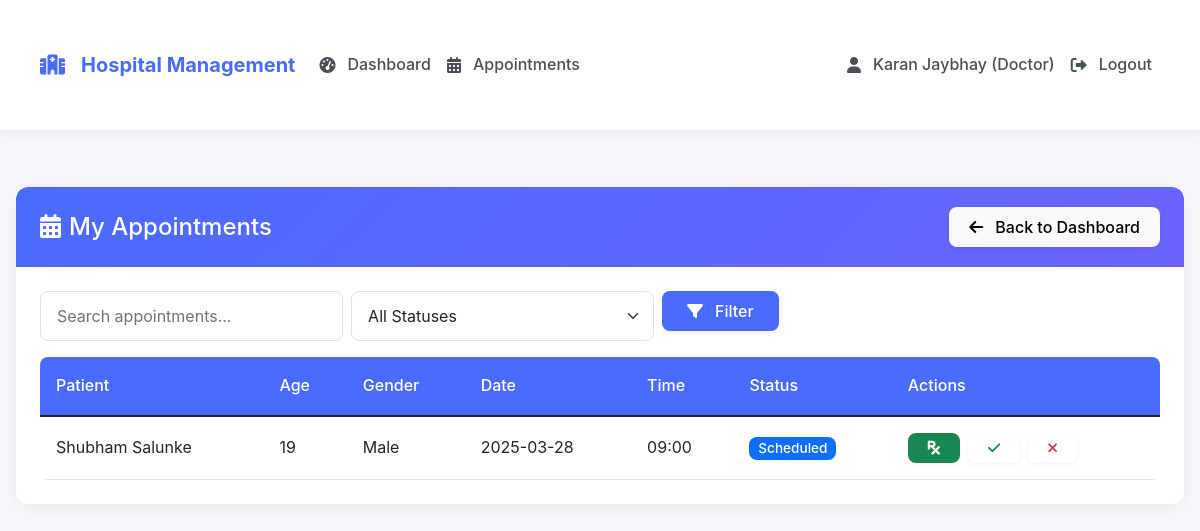
The app's page /doctor/appointments (signed in) with its own data.
### tables this page shows
CREATE TABLE appointments (
        id INTEGER PRIMARY KEY AUTOINCREMENT,
        patient_id INTEGER NOT NULL,
        doctor_id INTEGER NOT NULL,
        date TEXT NOT NULL,
        time_slot TEXT NOT NULL,
        status TEXT DEFAULT 'Scheduled',
        notes TEXT,
        created_at TIMESTAMP DEFAULT CURRENT_TIMESTAMP,
        hospital_id INTEGER NOT NULL,
        FOREIGN KEY (patient_id) REFERENCES patients(id),
        FOREIGN KEY (doctor_id) REFERENCES doctors(id),
        FOREIGN KEY (hospital_id) REFERENCES staff(id)
    );

CREATE TABLE patients (
        id INTEGER PRIMARY KEY AUTOINCREMENT,
        name TEXT NOT NULL,
        age INTEGER NOT NULL,
        gender TEXT,
        contact TEXT,
        address TEXT,
        medical_history TEXT,
        created_at TIMESTAMP DEFAULT CURRENT_TIMESTAMP,
        created_by INTEGER,
        hospital_id INTEGER NOT NULL,
        FOREIGN KEY (created_by) REFERENCES staff(id),
        FOREIGN KEY (hospital_id) REFERENCES staff(id)
    );

### app.py (the view)
@app.route('/doctor/appointments')
def doctor_appointments():
    if 'user_id' not in session or session['user_type'] != 'doctor':
        return redirect(url_for('login'))
    doctor_id = session['user_id']
    search_query = request.args.get('search', '').strip()
    status_filter = request.args.get('status', '').strip()
    conn = get_db_connection()
    try:
        query = '''
            SELECT a.id, p.name as patient_name, p.age, p.gender,
                   a.date, a.time_slot, a.status, a.notes
            FROM appointments a
            JOIN patients p ON a.patient_id = p.id
            WHERE a.doctor_id = ? AND a.hospital_id = ?
        '''
        params = [doctor_id, session['hospital_id']]
        if search_query:
            query += ' AND p.name LIKE ?'
            params.append(f'%{search_query}%')
        if status_filter:
            query += ' AND a.status = ?'
            params.append(status_filter)
        query += ' ORDER BY a.date DESC, a.time_slot DESC'
        appointments = conn.execute(query, params).fetchall()
    except Exception as e:
        flash('Error loading appointments', 'danger')
        app.logger.error(f"Doctor appointments error: {str(e)}")
        appointments = []
    finally:
        conn.close()
    return render_template('doctor/view_appointments.html',
                         appointments=appointments,
                         search_query=search_query,
                         status_filter=status_filter)

### app.py (called while the page is built)
def get_db_connection():
    conn = sqlite3.connect('hospital.db')
    conn.row_factory = sqlite3.Row
    return conn

### templates/doctor/view_appointments.html (shortened to what this page needs)
{% extends "base.html" %}
{% block content %}
<div class="card">
    <div class="card-header bg-primary text-white d-flex justify-content-between align-items-center">
        <h4 class="mb-0">
            <i class="fas fa-calendar-alt me-2"></i>My Appointments
        </h4>
        <div>
            <a href="{{ url_for('doctor_dashboard') }}" class="btn btn-light">
                <i class="fas fa-arrow-left me-1"></i>Back to Dashboard
            </a>
        </div>
    </div>
    <div class="card-body">
        <div class="row mb-3">
            <div class="col-md-8">
                <form class="row g-2" method="GET" action="{{ url_for('doctor_appointments') }}">
                    <div class="col-md-5">
                        <input type="search" class="form-control" name="search" placeholder="Search appointments..."
                               value="{{ search_query }}" aria-label="Search">
                    </div>
                    <div class="col-md-5">
                        <select class="form-select" name="status">
                            <option value="">All Statuses</option>
                        </select>
                    </div>
                    <div class="col-md-2">
                        <button class="btn btn-primary w-100" type="submit">
                            <i class="fas fa-filter me-1"></i>Filter
                        </button>
                    </div>
                </form>
            </div>
        </div>
        <div class="table-responsive">
            <table class="table table-hover">
                <thead>
                    <tr>
                        <th>Patient</th>
                        <th>Age</th>
                        <th>Gender</th>
                        <th>Date</th>
                        <th>Time</th>
                        <th>Status</th>
                        <th>Actions</th>
                    </tr>
                </thead>
                <tbody>
                    {% for app in appointments %}
                    <tr>
                        <td>{{ app.patient_name }}</td>
                        <td>{{ app.age }}</td>
                        <td>{{ app.gender }}</td>
                        <td>{{ app.date }}</td>
                        <td>{{ app.time_slot }}</td>
                        <td>
                            <span class="badge
                                {% if app.status == 'Completed' %}bg-success
                                {% elif app.status == 'Cancelled' %}bg-danger
                                {% else %}bg-primary{% endif %}">
                                {{ app.status }}
                            </span>
                        </td>
                        <td>
                            <div class="d-flex gap-2">
                                <a href="{{ url_for('prescriptions', appointment_id=app.id) }}"
                                   class="btn btn-sm btn-success" data-bs-toggle="tooltip" title="Add Prescription">
                                    <i class="fas fa-prescription"></i>
                                </a>
                                <form method="POST" action="{{ url_for('update_appointment_status', appointment_id=app.id) }}">
                                    <button type="submit" class="btn btn-sm btn-outline-success" data-bs-toggle="tooltip" title="Mark Completed">
                                        <i class="fas fa-check"></i>
                                    </button>
                                </form>
                                <form method="POST" action="{{ url_for('update_appointment_status', appointment_id=app.id) }}">
                                    <button type="submit" class="btn btn-sm btn-outline-danger" data-bs-toggle="tooltip" title="Cancel Appointment">
                                        <i class="fas fa-times"></i>
                                    </button>
                                </form>
                            </div>
                        </td>
                    </tr>
                    {% else %}
                    <tr>
                        <td colspan="7" class="text-center">No appointments found</td>
                    </tr>
                    {% endfor %}
                </tbody>
            </table>
        </div>
    </div>
</div>
{% endblock %}

### static/css/style.css (style rules this page uses)
:root { --primary: #4a6bff; --primary-light: #eef1ff; --primary-dark: #3a56d4; --secondary: #6c63ff; --success: #28a745; --info: #17a2b8; --warning: #ffc107; --danger: #dc3545; --light: #f8f9fa; --dark: #343a40; --white: #ffffff; --gray-100: #f8f9fa; --gray-200: #e9ecef; --gray-300: #dee2e6; --gray-400: #ced4da; --gray-500: #adb5bd; --gray-600: #6c757d; --gray-700: #495057; --gray-800: #343a40; --gray-900: #212529; }
body { font-family: 'Inter', -apple-system, BlinkMacSystemFont, 'Segoe UI', Roboto, 'Helvetica Neue', Arial, sans-serif; background-color: #f5f7fa; color: var(--gray-800); line-height: 1.6; min-height: 100vh; }
.card { border: none; border-radius: 12px; box-shadow: 0 4px 20px rgba(0, 0, 0, 0.05); transition: all 0.3s ease; overflow: hidden; background: var(--white); margin-bottom: 1.5rem; }
.card-header { background: linear-gradient(135deg, var(--primary), var(--secondary)); color: var(--white); border-radius: 12px 12px 0 0 !important; padding: 1.25rem 1.5rem; font-weight: 600; border-bottom: none; }
.card-body { padding: 1.5rem; }
.btn { border-radius: 8px; padding: 0.5rem 1.25rem; font-weight: 500; transition: all 0.3s ease; box-shadow: 0 2px 5px rgba(0, 0, 0, 0.05); border: none; display: inline-flex; align-items: center; justify-content: center; gap: 0.5rem; }
.btn-primary { background-color: var(--primary); color: white; }
.form-control, .form-select { border-radius: 8px; padding: 0.75rem 1rem; border: 1px solid var(--gray-300); transition: all 0.3s ease; }
.table { border-radius: 8px; overflow: hidden; margin-bottom: 0; }
.table th { background-color: var(--primary); color: var(--white); font-weight: 500; padding: 1rem; }
.table td { vertical-align: middle; padding: 1rem; }
.badge { font-weight: 500; padding: 0.35em 0.65em; border-radius: 8px; font-size: 0.85em; }

### records on screen
appointments: patient_name "Shubham Salunke", age "19", gender "Male", date "2025-03-28", time_slot "09:00", status "Scheduled"

### other values on screen
{{ session['name'] }} "Karan Jaybhay"
{{ 'Admin' if session['user_type'] == 'admin' else 'Doctor' }} "Doctor"
